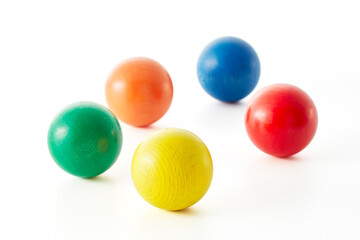
#> input picture CV and IP/ImgData/input/balls.jpg, 360 x 240 px, found by its file name
$ python erosionanddilation.py
#> lines starting #> are read from the running program, lines starting #| are printed output that depends on the picture; after the words box and inside, x2 and y2 are one past the last pixel; in counts of white or black regions, pixels touching at a corner belong together
import cv2 as cv
import numpy as np
from matplotlib import pyplot as plt

#Erosion and Dilation are known as morphological transformations. They are used to remove noise and small details from an image.

img = cv.imread("D:\\ImgData\\input\\balls.jpg", 0)
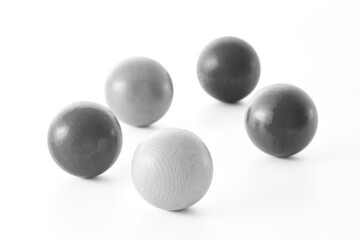
#> img: shape (240, 360); min 48, max 255, mean 226.1
__, mask = cv.threshold(img, 230, 255, cv.THRESH_BINARY_INV)
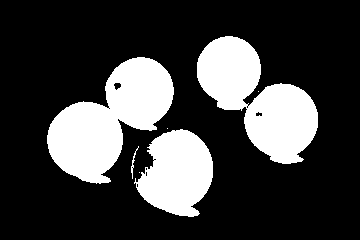
#> mask: shape (240, 360); 24.6% white; 7 white regions (3 under 20 px), largest, box (x1, y1, x2, y2) and area: (47, 57, 174, 184) 8457, (197, 36, 318, 164) 7977, (134, 129, 213, 217) 4790, (131, 146, 139, 179) 51

#Erosion - It is used to erode boundaries of the foreground object.

#Kernel - It is a small sized matrix which will traverse through the image. It is used to remove noise and small details from an image.
kernel = np.ones((2,2), np.uint8)

erosion = cv.erode(mask, kernel)
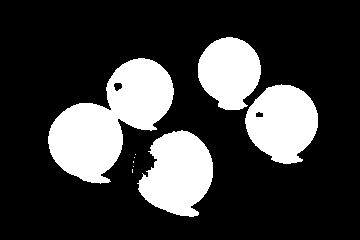
#> erosion: shape (240, 360); 23.6% white; 9 white regions (5 under 20 px), largest, box (x1, y1, x2, y2) and area: (48, 58, 174, 184) 8144, (137, 130, 213, 217) 4573, (245, 84, 318, 164) 4229, (198, 37, 261, 110) 3426

#Dilation - It is used to dilate boundaries of the foreground object.
dilation = cv.dilate(mask, kernel)
#> dilation: shape (240, 360); 25.7% white; 5 white regions (1 under 20 px), largest, box (x1, y1, x2, y2) and area: (47, 57, 175, 185) 8769, (197, 36, 319, 165) 8303, (134, 129, 214, 218) 5006, (131, 146, 140, 180) 96

#Opening - It perforns erosion followed by dilation over an image.
#Closing - It perforns dilation followed by erosion over an image.
opening = cv.morphologyEx(mask, cv.MORPH_OPEN, kernel)
#> opening: shape (240, 360); 24.6% white; 8 white regions (5 under 20 px), largest, box (x1, y1, x2, y2) and area: (48, 58, 175, 185) 8455, (198, 37, 319, 165) 7970, (137, 130, 214, 218) 4765
closing = cv.morphologyEx(mask, cv.MORPH_CLOSE, kernel)
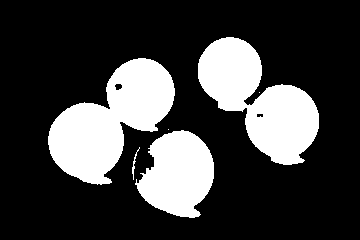
#> closing: shape (240, 360); 24.7% white; 6 white regions (2 under 20 px), largest, box (x1, y1, x2, y2) and area: (48, 58, 175, 185) 8465, (198, 37, 319, 165) 7988, (135, 130, 214, 218) 4813, (132, 147, 140, 180) 52

#Tophat - It shows the difference between the input image and the opening of the image.
#Gradient - It shows the difference between the closing of the input image and opening of the input image.
#Blackhat - It shows the difference between the closing of the input image and the input image.
tophat = cv.morphologyEx(mask, cv.MORPH_TOPHAT, kernel)
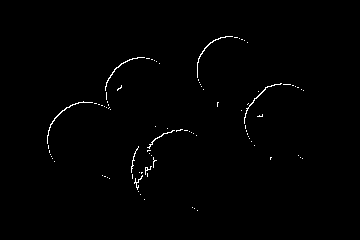
#> tophat: shape (240, 360); 0.74% white in thin lines or dots, all inside (x1, y1, x2, y2) = (47, 36, 304, 211)
gradient = cv.morphologyEx(mask, cv.MORPH_GRADIENT, kernel)
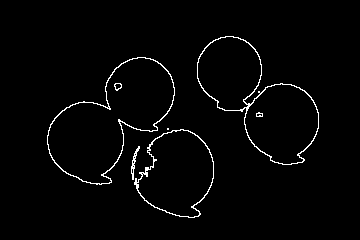
#> gradient: shape (240, 360); 2.1% white in thin lines or dots, all inside (x1, y1, x2, y2) = (47, 36, 319, 218)
blackhat = cv.morphologyEx(mask, cv.MORPH_BLACKHAT, kernel)
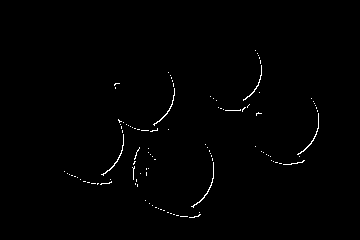
#> blackhat: shape (240, 360); 0.73% white in thin lines or dots, all inside (x1, y1, x2, y2) = (64, 50, 319, 218)


#Storing the images and corresponding titles in a list
titles = ['img', 'mask', 'erosion', 'dilation', 'opening', 'closing', 'tophat', 'grad', 'blackhat']
images = [img, mask, erosion, dilation, opening, closing, tophat, gradient, blackhat]

#Plotting the images and titles using matplotlib
for i in range(9):
    plt.subplot(3,3,i+1), plt.imshow(images[i], 'gray')
    plt.title(titles[i])
    plt.xticks([]), plt.yticks([])

plt.show()

"""
cv.imshow("Image", blackhat)
cv.waitKey()
cv.destroyAllWimdows()
"""

$ run again, with CV and IP/ImgData/input/catdog.jpg copied over CV and IP/ImgData/input/balls.jpg
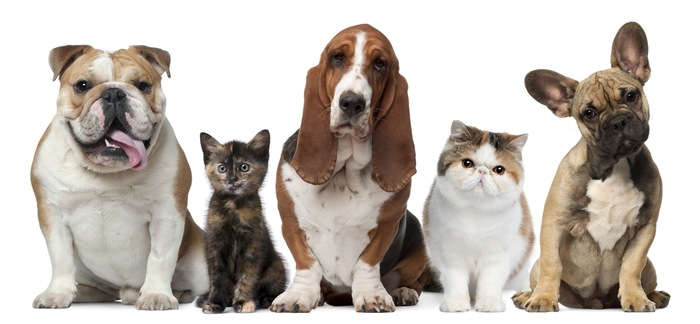
#> input picture CV and IP/ImgData/input/catdog.jpg, 700 x 324 px, found by its file name
#> `__, mask = cv.threshold(img, 230, 255, cv.THRESH_BINARY_INV)`:
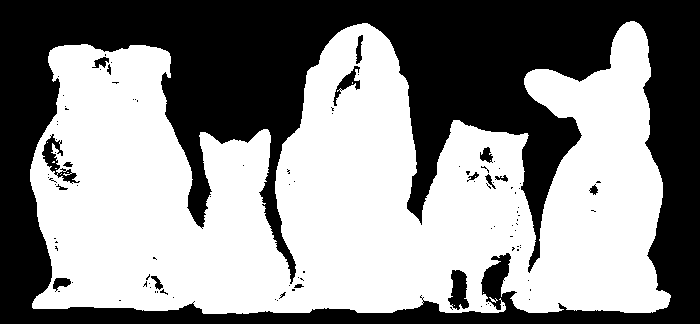
#> mask: shape (324, 700); 55.1% white; 106 black regions (89 under 20 px), largest, box (x1, y1, x2, y2) and area: (0, 0, 700, 324) 99143, (448, 270, 469, 310) 561, (42, 134, 80, 184) 542
#> erosion: shape (324, 700); 53.7% white; 63 black regions (44 under 20 px), largest, box (x1, y1, x2, y2) and area: (0, 0, 700, 324) 101371, (42, 134, 81, 185) 748, (448, 270, 470, 311) 654
#> dilation: shape (324, 700); 56.6% white; 48 black regions (33 under 20 px), largest, box (x1, y1, x2, y2) and area: (0, 0, 700, 324) 96182, (482, 254, 511, 300) 718, (449, 271, 469, 310) 478
#> opening: shape (324, 700); 55% white; 83 black regions (66 under 20 px), largest, box (x1, y1, x2, y2) and area: (0, 0, 700, 324) 99229, (43, 135, 81, 185) 599, (449, 271, 470, 311) 578
#> closing: shape (324, 700); 55.3% white; 35 black regions (16 under 20 px), largest, box (x1, y1, x2, y2) and area: (0, 0, 700, 324) 99043, (449, 271, 470, 311) 556, (43, 135, 64, 172) 363
#> tophat: shape (324, 700); 1.1% white in thin lines or dots, all inside (x1, y1, x2, y2) = (30, 21, 669, 313)
#> gradient: shape (324, 700); 2.9% white in thin lines or dots, all inside (x1, y1, x2, y2) = (30, 21, 672, 315)
#> `blackhat = cv.morphologyEx(mask, cv.MORPH_BLACKHAT, kernel)`:
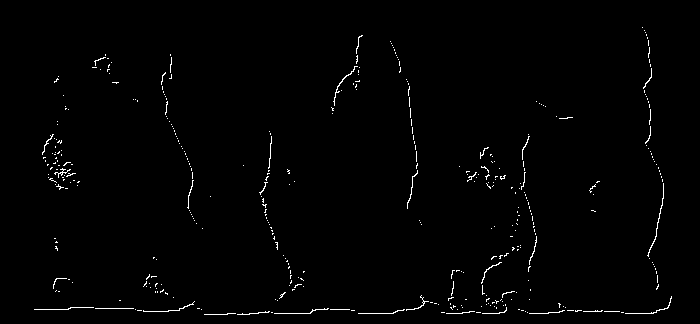
#> blackhat: shape (324, 700); 1.1% white in thin lines or dots, all inside (x1, y1, x2, y2) = (34, 27, 672, 315)
